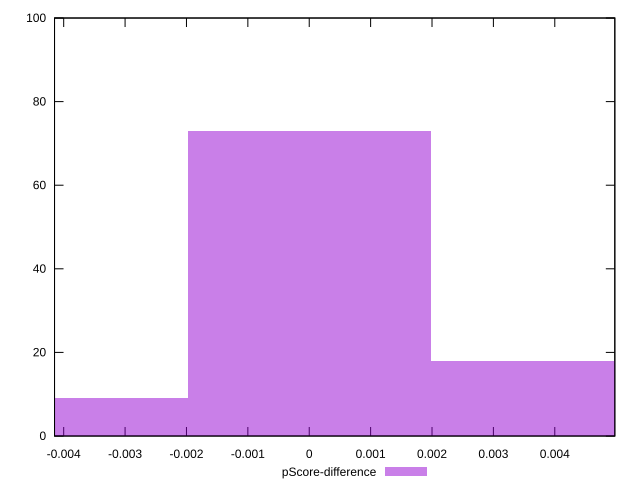

The gnuplot source for this figure:
reset

$pScoreDifference <<EOF
0 73
0.003955628050902849 18
-0.003955628050902849 9
EOF

set key outside below
set boxwidth 0.003955628050902849
set xrange [-0.00414920429992649:0.00497808167366709]
set yrange [0:100]
set trange [0:100]
set style fill transparent solid 0.5 noborder
set terminal svg size 640, 490 enhanced background rgb 'white'
set output "report_00019_2021-02-10T18-14-37.922Z//first-meaningful-paint/samples/pages+cached+noadtech/pScore-difference/histogram.svg"

plot $pScoreDifference title "pScore-difference" with boxes

reset
